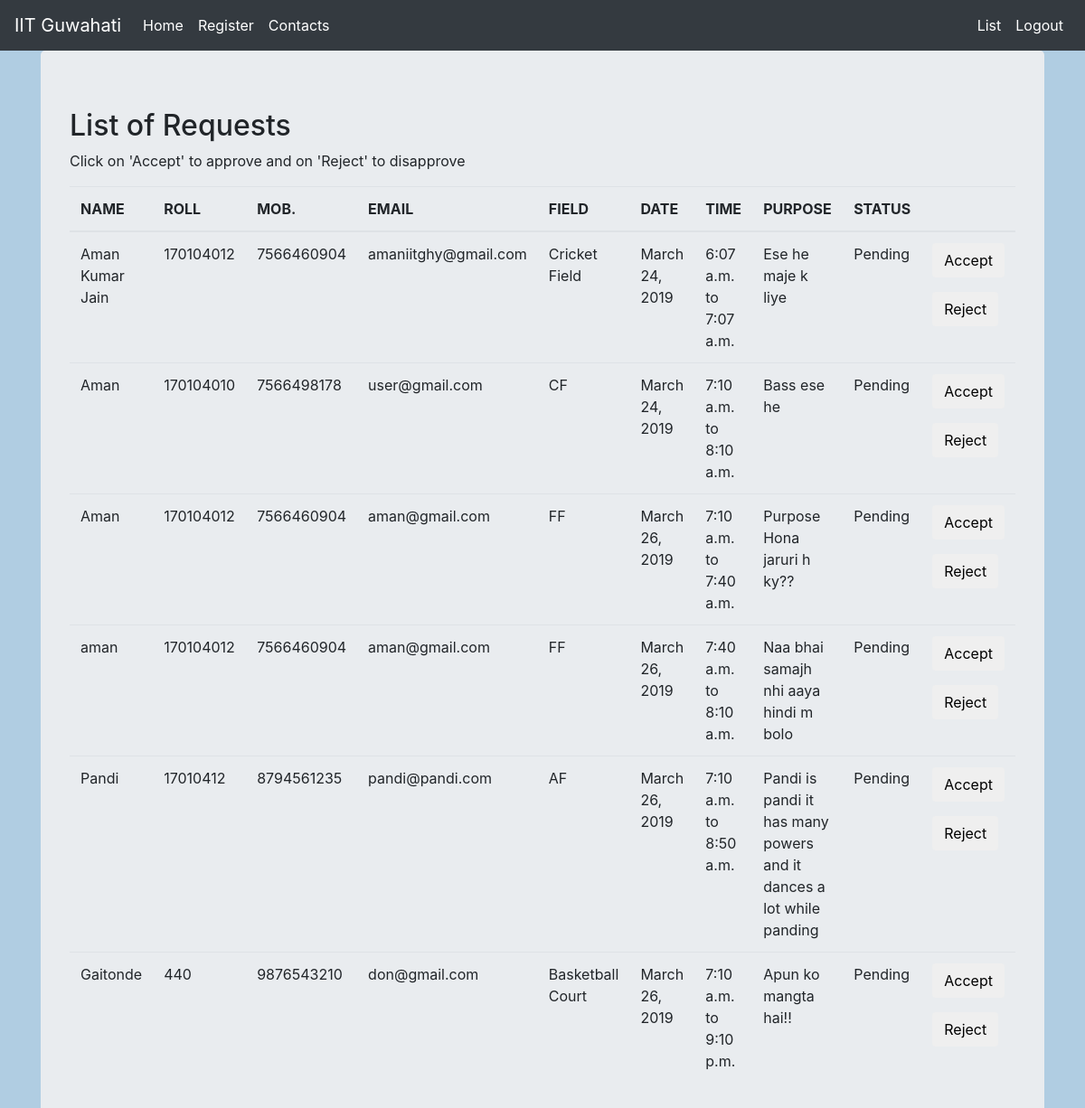
/special/ (signed in), run on the app's committed database.
### basic_app/models.py (models this page shows)
class Field_Book(models.Model):
    name = models.CharField(max_length=128)
    roll = models.CharField(max_length=128)
    Mobile_number = models.CharField(max_length=10)
    email = models.EmailField()
    field = models.CharField(max_length= 128,
                            choices = CHOICES,
                            default = None,)
    date = models.DateField(default = datetime.date.today())
    ftime = models.TimeField()
    ttime = models.TimeField()
    status = models.CharField(max_length= 128,
                                default = 'Pending',)
    purpose = models.TextField()

### basic_app/views.py (the view)
# urls.py: path('special/', views.special, name= 'special'),
@login_required
def special(request):
    field_list = Field_Book.objects.all()
    field_dict = {'field_record':field_list}
    return render(request,'basic_app/special.html',field_dict)

### templates/basic_app/special.html (shortened to what this page needs)
{% extends "basic_app/base.html" %}
{% block body_block %}
  <div style="overflow-x:auto; overflow-y:auto;">
    <h2>List of Requests</h2>
    <p>Click on 'Accept' to approve and on 'Reject' to disapprove</p>
    <table class="table">
      <thead>
        <tr>
          <th>NAME</th>
          <th>ROLL</th>
          <th>MOB.</th>
          <th>EMAIL</th>
          <th>FIELD</th>
          <th>DATE</th>
          <th>TIME</th>
          <th>PURPOSE</th>
          <th>STATUS</th>
          <th></th>
        </tr>
      </thead>
      {% if field_record %}
        <tbody>
          {% for list in field_record %}
          <tr>
            <td>{{list.name}}</td>
            <td>{{list.roll}}</td>
            <td>{{list.Mobile_number}}</td>
            <td>{{list.email}}</td>
            <td>{{list.field}}</td>
            <td>{{list.date}}</td>
            <td>{{list.ftime}} to {{list.ttime}}</td>
            <td>{{list.purpose}}</td>
              <form class="" action="index.html" method="post">
                <td name="status">{{list.status}}</td>
                <td>
                  <input id="approve" type="submit" name="on_click" class="btn btn-default" value="Accept">
                  <input id="disapprove" type="submit" name="on_click" class="btn btn-default" value="Reject">
                </td>
              </form>
          </tr>
          {% endfor %}
        </tbody>
    </table>
      {% else %}
        <p>No Record Found!</p>
  </div>
      {% endif %}
{% endblock %}

### templates/basic_app/base.html (shortened to what this page needs)
<!DOCTYPE html>
<html lang="en" dir="ltr">
  <head>
    <link rel="stylesheet" href="https://stackpath.bootstrapcdn.com/bootstrap/4.1.3/css/bootstrap.min.css"
>
  </head>
  <body>
    <nav class="navbar navbar-expand-lg navbar-dark bg-dark">
      <a class="navbar-brand" href="#">IIT Guwahati</a>
      <div class="collapse navbar-collapse" id="bs-example-navbar-collapse-1">
        <div class="navbar-nav">
          <a class="nav-item nav-link active" href="{% url 'index' %}">Home <span class="sr-only">(current)</span></a>
          <a class="nav-item nav-link active" href="{% url 'basic_app:register' %}">Register</a>
          <a class="nav-item nav-link active" href="{% url 'basic_app:contact' %}">Contacts</a>
        </div>
        <div class="navbar-nav ml-auto">
          <div class="collapse navbar-collapse" id="bs-example-navbar-collapse-1">
            {% if user.is_authenticated %}
            <a class="nav-item nav-link active" href="{% url 'special' %}">List</a>
            <a class="nav-item nav-link active" href="{% url 'logout' %}">Logout</a>
            {% endif %}
            </div>
          </div>
        </div>
    </nav>
    <div class="container">
      <div class="jumbotron">
        {% block body_block %}
        {% endblock %}
      </div>
    </div>
  </body>
</html>

### templates/basic_app/base.html (style rules this page uses)
body { background-color: #b0cde2; }

### data on the page
Field_Book: name "Aman Kumar Jain", roll "170104012", Mobile_number "7566460904", email "amaniitghy@gmail.com", field "Cricket Field", date "March 24, 2019", ftime "6:07 a.m.", ttime "7:07 a.m.", purpose "Ese he maje k liye", status "Pending"
Field_Book: name "Aman", roll "170104010", Mobile_number "7566498178", email "user@gmail.com", field "CF", date "March 24, 2019", ftime "7:10 a.m.", ttime "8:10 a.m.", purpose "Bass ese he", status "Pending"
Field_Book: name "Aman", roll "170104012", Mobile_number "7566460904", email "aman@gmail.com", field "FF", date "March 26, 2019", ftime "7:10 a.m.", ttime "7:40 a.m.", purpose "Purpose Hona jaruri h ky??", status "Pending"
Field_Book: name "aman", roll "170104012", Mobile_number "7566460904", email "aman@gmail.com", field "FF", date "March 26, 2019", ftime "7:40 a.m.", ttime "8:10 a.m.", purpose "Naa bhai samajh nhi aaya hindi m bolo", status "Pending"
Field_Book: name "Pandi", roll "17010412", Mobile_number "8794561235", email "pandi@pandi.com", field "AF", date "March 26, 2019", ftime "7:10 a.m.", ttime "8:50 a.m.", purpose "Pandi is pandi it has many powers and it dances a lot while panding", status "Pending"
Field_Book: name "Gaitonde", roll "440", Mobile_number "9876543210", email "don@gmail.com", field "Basketball Court", date "March 26, 2019", ftime "7:10 a.m.", ttime "9:10 p.m.", purpose "Apun ko mangta hai!!", status "Pending"
